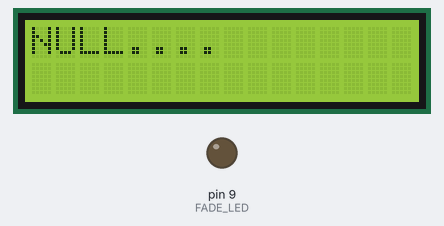
A sketch run on a simulated Arduino Mega 2560, built with avr-gcc and run on an emulated ATmega2560. On the bench: 16×2 character LCD, output pins drawn as LEDs (lit = HIGH). What the sketch prints to the serial monitor is not drawn.

Above: at 5.5 s.
Timing chart, 0 to 40.0 s (numbered marks = the images above):
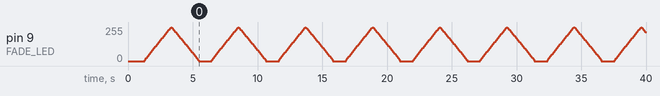

The sketch:

webclient2_fade_display.ino
```cpp
#include <LiquidCrystal.h>
//#include <Wire.h>
//#include <dht11.h>


//#define REDLITE 3
//#define GREENLITE 5
//#define BLUELITE 6

//LiquidCrystal lcd(6, 7, 8,  9,  4,  5);
LiquidCrystal lcd(42, 43, 44, 45,  40, 41);


//dht11 DHT11;
//float temperatura = 0;
//float umidade = 0;


//FADE
int FADE_LED = 9;           // the pin that the LED is attached to
int brightness = 0;    // how bright the LED is
int fadeAmount = 5;    // how many points to fade the LED by


/**
 * Start the serial communication and LCD
 */
void setup() {
  Serial.begin(9600);

  // FADE
  pinMode(FADE_LED, OUTPUT);

  // set up the LCD's number of rows and columns:
  lcd.begin(16, 2);
  lcd.setCursor(0,0);
  lcd.print("NULL....");
  delay(1200);


//  pinMode(REDLITE, OUTPUT);
//  pinMode(GREENLITE, OUTPUT);
//  pinMode(BLUELITE, OUTPUT);
}


///**
// * Read temperature and humidity from the sensor DHT11
// */
//void getdata(int iPuerto) {
//  int chk = DHT11.read(iPuerto);
//
//  Serial.print("Sensor "); Serial.print(iPuerto); Serial.print(" ");
//  switch (chk) {
//    case 0:
//
//      umidade = (float)DHT11.humidity;
//      Serial.print(umidade, 1);
//      Serial.print(" % ");
//
//      temperatura = (float)DHT11.temperature;
//      Serial.print(temperatura, 2);
//      Serial.println(" o C");
//
//      break;
//    case -1: Serial.println(" Checksum error"); break;
//    case -2: Serial.println(" Time out error"); break;
//    default: Serial.println(" Unknown error"); break;
//  }
//}
//
//
//boolean hasToDisplayTemperature() {
//  boolean has = false;
//  if (brightness == 0 || brightness == 255) {
//    has = true;
//  }
//  return has;
//}
//
///**
// * Display temp and hum
// */
//void displayTemperature() {
//
//  if (hasToDisplayTemperature()) {
//    getdata(49);
//    // set up the LCD's number of rows and columns:
//  //  lcd.begin(16, 2);
//
//    lcd.setCursor(0,0);
//    lcd.print("Temp.:");
//    lcd.print(temperatura, 1);
//    lcd.print("o C");
//
//    lcd.setCursor(0,1);
//    lcd.print("Umidade:");
//    lcd.print(umidade, 1);
//    lcd.print("%");
//  }
//}


void fadeLED() {
  analogWrite(FADE_LED, brightness);

  // change the brightness for next time through the loop:
  brightness = brightness + fadeAmount;

  // reverse the direction of the fading at the ends of the fade:
  if (brightness == 0 || brightness == 255) {
    fadeAmount = -fadeAmount ;
  }
  Serial.print("FADE ... ");
  Serial.print("brightness: "); Serial.print(brightness);
  Serial.print(" fadeAmount: "); Serial.print(fadeAmount);
  Serial.println("");

  // wait for 30 milliseconds to see the dimming effect
  if (brightness > 0) {
    delay(30);
  } else {
    digitalWrite(FADE_LED, LOW);
    delay(1000);
  }

}


void loop() {
//  displayTemperature();
  fadeLED();
//  delay(2000);
}
```
